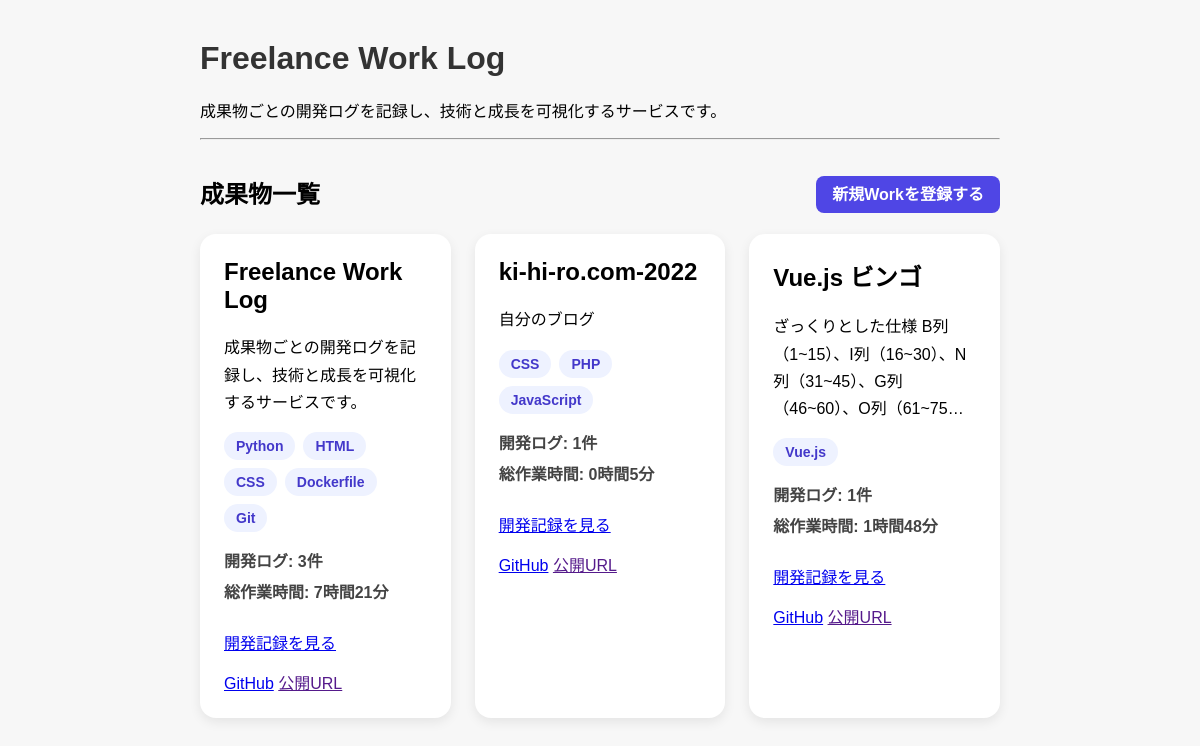
The app's page /works-page with its own data.
### app/models.py (models this page shows)
class Work(Base):
    __tablename__ = "works"
    id = Column(Integer, primary_key=True, index=True)
    title = Column(String, nullable=False)
    description = Column(Text, nullable=False)
    github_url = Column(String)
    app_url = Column(String)
    tech_stack = Column(String)
    posts = relationship(
        "Post",
        back_populates="work"
    )
    created_at = Column(DateTime, default=datetime.now)

### app/main.py (the view)
@app.get("/works-page")
def works_page(request: Request, db: Session = Depends(get_db)):
    works = db.query(models.Work).all()
    for work in works:
        posts = (
            db.query(models.Post)
            .filter(models.Post.work_id == work.id)
            .all()
        )
        work.post_count = len(posts)
        total_minutes = sum(
            post.work_time_minutes
            for post in posts
        )
        work.total_minutes = total_minutes
        work.total_hours = total_minutes // 60
        work.remaining_minutes = total_minutes % 60
    return templates.TemplateResponse(
        request,
        "works.html",
        {"works": works}
    )

### app/templates/works.html
<link rel="stylesheet" href="/static/style.css">
<h1>Freelance Work Log</h1>
<p>成果物ごとの開発ログを記録し、技術と成長を可視化するサービスです。</p>
<hr>
<div class="section-header">
    <h2>成果物一覧</h2>
    <nav>
        <a href="/works-page/new">新規Workを登録する</a>
    </nav>
</div>
<div class="work-grid">
  {% for work in works %}
    <div class="work-card">
      <h2>{{ work.title }}</h2>
      <p class="work-description">{{ work.description }}</p>
      <div class="tech-tags">
          {% for tech in work.tech_stack.split(",") %}
              <span class="tech-tag">
                  {{ tech.strip() }}
              </span>
          {% endfor %}
      </div>
      <div class="work-stats">
        <p><strong>開発ログ:</strong> {{ work.post_count }}件</p>
        <p><strong>総作業時間:</strong> {{ work.total_hours }}時間{{ work.remaining_minutes }}分</p>
      </div>
      <div class="work-actions">
        <a href="/works-page/{{ work.id }}">開発記録を見る</a>
      </div>
      <div class="work-actions">
        <a href="{{ work.github_url }}">GitHub</a>
        <a href="{{ work.public_url }}">公開URL</a>
      </div>
    </div>
  {% endfor %}
</div>

### app/static/style.css (style rules this page uses)
h1 { color: #333; }
.work-description { display: -webkit-box; -webkit-line-clamp: 4; -webkit-box-orient: vertical; overflow: hidden; }
.work-grid { display: grid; grid-template-columns: repeat(3, 1fr); gap: 24px; }
.section-header { display: flex; justify-content: space-between; align-items: center; margin-bottom: 24px; margin-top: 35px; }
.section-header h2 { margin: 0; }
.section-header nav a { background: #4f46e5; color: white; text-decoration: none; padding: 10px 16px; border-radius: 8px; font-weight: bold; }
.work-card { background: white; border-radius: 16px; padding: 24px; box-shadow: 0 4px 12px rgba(0,0,0,0.08); min-height: 399px; }
.work-card h2 { margin-top: 0; font-size: 24px; }
.work-card p { line-height: 1.7; }
.work-actions { margin-top: 16px; }
.tech-tags { display: flex; flex-wrap: wrap; gap: 8px; margin: 16px 0; }
.tech-tag { background: #eef2ff; color: #4338ca; padding: 6px 12px; border-radius: 999px; font-size: 14px; font-weight: 600; }
.work-stats { margin: 16px 0 24px; }
.work-stats p { margin: 4px 0; font-weight: 600; color: #444; }

### records on screen
Work: title "Freelance Work Log", description "成果物ごとの開発ログを記録し、技術と成長を可視化するサービスです。", strip "Python" "HTML" "CSS" "Dockerfile" "Git", post_count "3", total_hours "7", remaining_minutes "21"
Work: title "ki-hi-ro.com-2022", description "自分のブログ", strip "CSS" "PHP" "JavaScript", post_count "1", total_hours "0", remaining_minutes "5"
Work: title "Vue.js ビンゴ", strip "Vue.js", post_count "1", total_hours "1", remaining_minutes "48"
